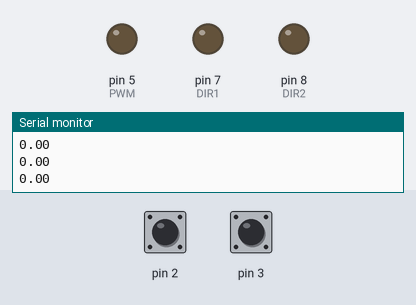
This sketch was run on a simulated Arduino Uno, built with avr-gcc and run on an emulated ATmega328P. Shown: output pins drawn as LEDs (lit = HIGH), the last lines printed to the serial monitor. Inputs (shaded band) come from the test bench; at power-on: pin 2 HIGH, pin 3 HIGH.

Above: at 1.2 s.
1.3 s: pin 2 pulled LOW for 0.15 s
At 3.65 s:
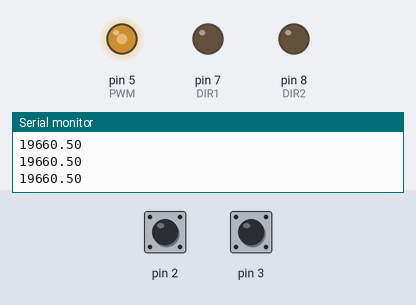
4.3 s: pin 3 pulled LOW for 0.15 s
7.4 s: pin 2 pulled LOW for 1 s
At 8.85 s:
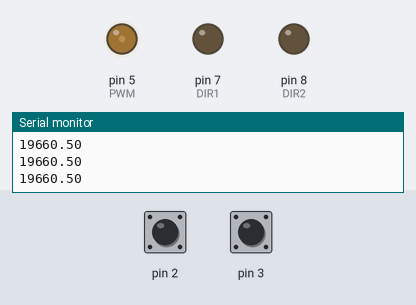
At 10.14 s:
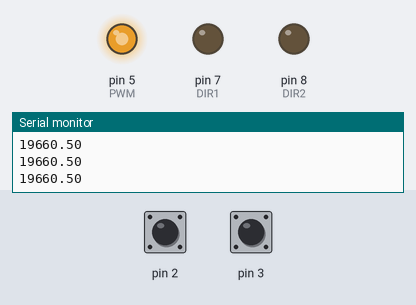
11.4 s: pin 3 pulled LOW for 1 s
Timing chart, 0 to 14.4 s (numbered marks = the images above; inputs shaded):
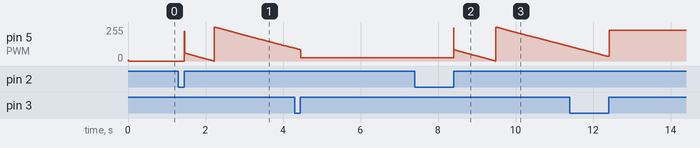

Measured:
- after the input at 1.3 s, pin 5 (PWM): ramps from 255/255 to 0/255 and jumps back, once every 0.77 s
- after the input at 7.4 s, pin 5 (PWM): ramps from 255/255 to 0/255 and jumps back, once every 1.1 s

The sketch:

PID.ino
```cpp
#include<TimerOne.h>

#define PWM 5
#define DIR1 7
#define DIR2 8

#define Kp 0.01
#define Kd 0.0002
#define Ki 0.04

volatile unsigned int temp, counter = 0;
float T;
float vitri, vitridat;
double E, E1, E2;
double alpha, beta, gamma;
double Output, LastOutput;

void setup() {
  pinMode(2, INPUT_PULLUP);
  pinMode(3, INPUT_PULLUP);
  pinMode(PWM, OUTPUT);
  pinMode(DIR1, OUTPUT);
  pinMode(DIR2, OUTPUT);
  //TCCR2B = TCCR2B & B11111000 | B00000001; // for PWM frequency of 31372.55 Hz
  vitridat = 30; vitri = 0;
  E = 0; E1 = 0; E2 = 0;
  Output = 0; LastOutput = 0; T = 0.001;
  Serial.begin(9600);
  attachInterrupt(0, ai0, RISING);
  attachInterrupt(1, ai1, RISING);
  Timer1.initialize(10000);  //don vi us
  Timer1.attachInterrupt(PID);
}

void loop() {

}

void ai0() {
  if (digitalRead(3) == LOW) {
    counter++;
  } else {
    counter--;
  }
}

void ai1() {
  if (digitalRead(2) == LOW) {
    counter--;
  } else {
    counter++;
  }
}
void PID()
{

  vitri = 1.0 * counter * 360 / 1200;
  //xung = 0;
  E = vitridat - vitri;
  alpha = 2 * T * Kp + Ki * T * T + 2 * Kd;
  beta = T * T * Ki - 4 * Kd - 2 * T * Kp;
  gamma = 2 * Kd;
  Output = (alpha * E + beta * E1 + gamma * E2 + 2 * T * LastOutput) / (2 * T);
  LastOutput = Output;

  E2 = E1;
  E1 = E;


    analogWrite(DIR1, 1);
    analogWrite(DIR2, 0);
    analogWrite(PWM, Output);

  Serial.println(vitri);
  //  digitalWrite(DIR1, HIGH);
  //  digitalWrite(DIR2, LOW);
  //  analogWrite(PWM, abs(Output));
  //  Serial.println(tocdo);
}
```
